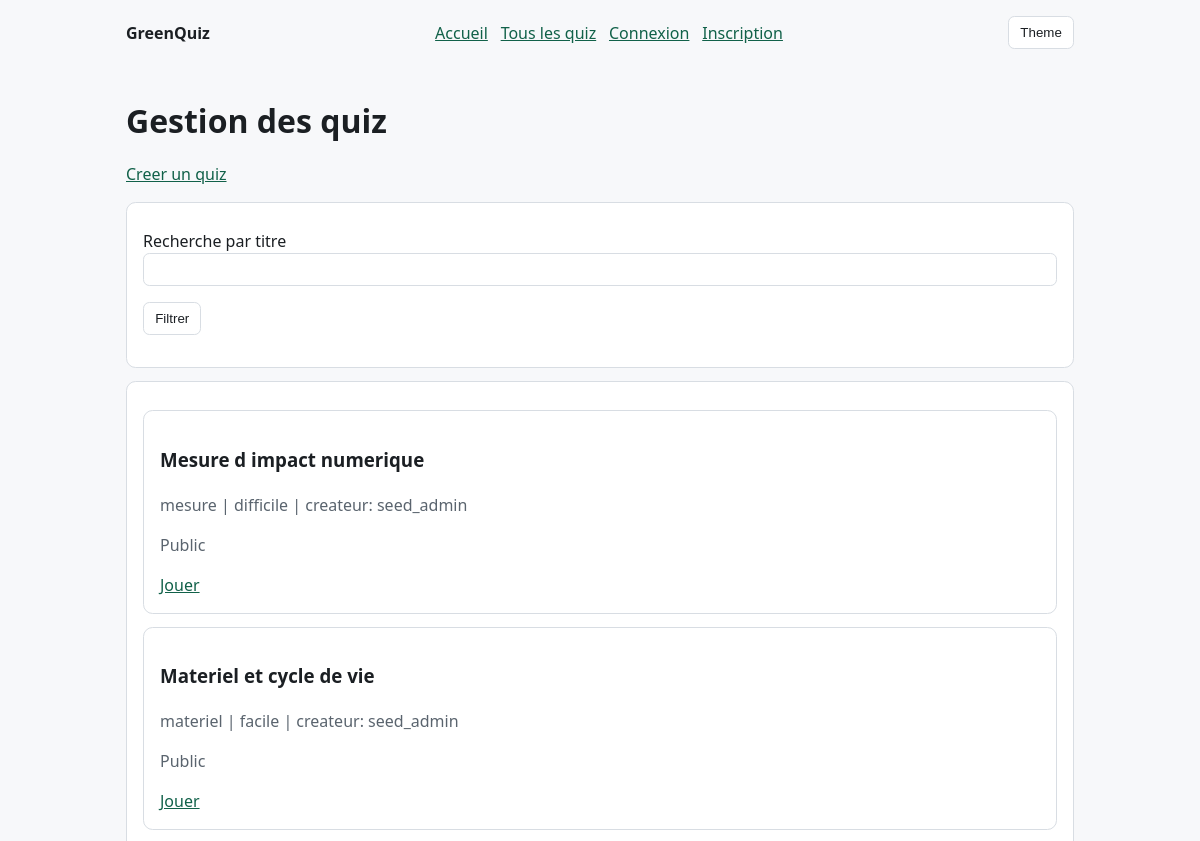
Before: /quizzes (upper part) with the older database file.
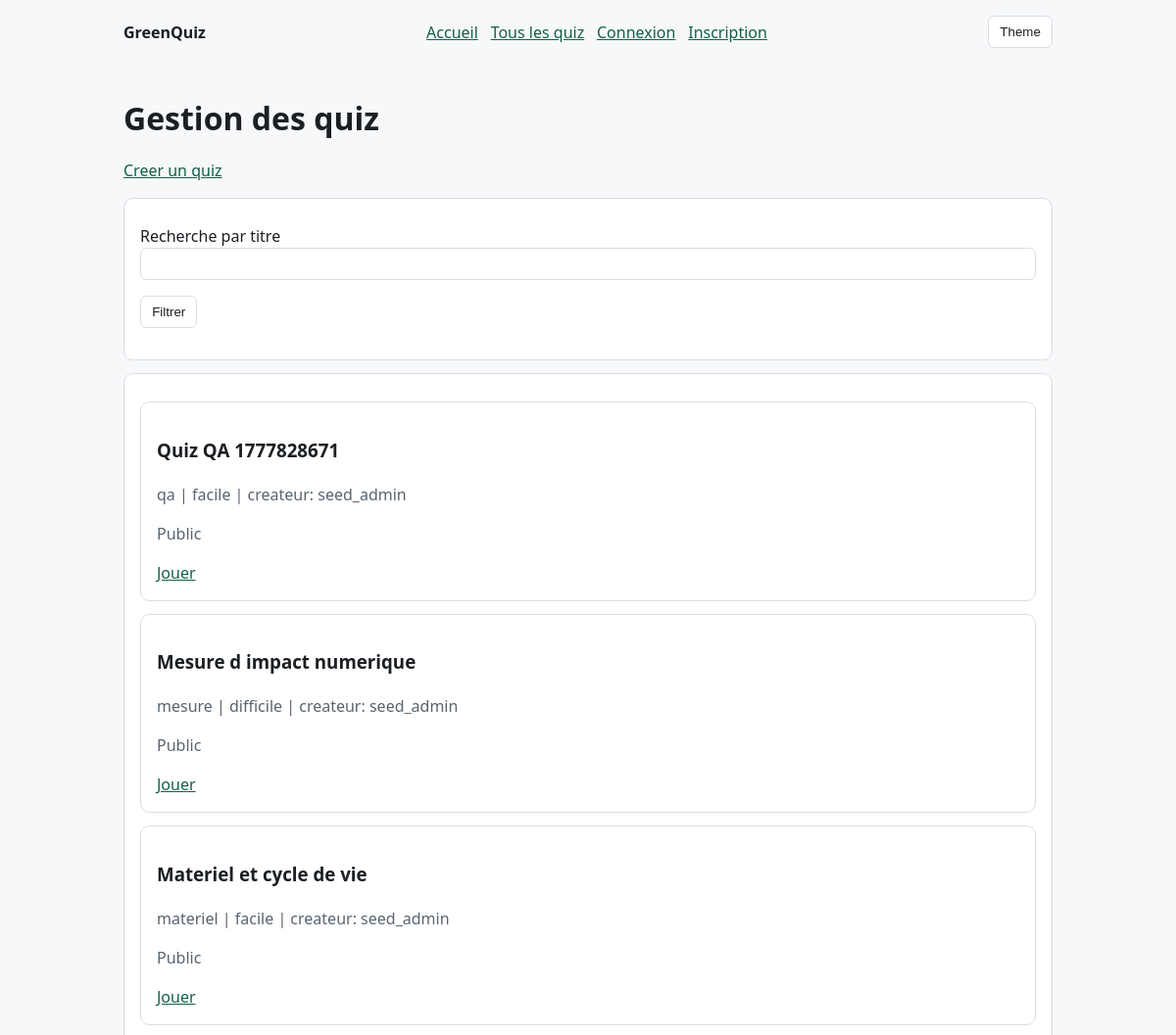
After: the same page with the newer database file.
### tables this page shows
CREATE TABLE quizzes (
            id INTEGER PRIMARY KEY AUTOINCREMENT,
            titre TEXT NOT NULL,
            description TEXT NOT NULL,
            id_createur INTEGER NOT NULL,
            date_creation TEXT NOT NULL DEFAULT CURRENT_TIMESTAMP,
            difficulte TEXT NOT NULL CHECK(difficulte IN ('facile', 'moyen', 'difficile')),
            categorie TEXT NOT NULL,
            est_publique INTEGER NOT NULL DEFAULT 1,
            nombre_questions INTEGER NOT NULL DEFAULT 0,
            FOREIGN KEY(id_createur) REFERENCES users(id) ON DELETE CASCADE
        );

CREATE TABLE users (
        id INTEGER PRIMARY KEY AUTOINCREMENT,
        email TEXT NOT NULL UNIQUE,
        username TEXT NOT NULL,
        password_hash TEXT NOT NULL,
        created_at TEXT NOT NULL DEFAULT CURRENT_TIMESTAMP
    , is_admin INTEGER NOT NULL DEFAULT 0);

### app.py (the view)
@app.route("/quizzes")
def quizzes_list():
    page = parse_page()
    offset = (page - 1) * PAGE_SIZE
    q = request.args.get("q", "").strip().lower()
    user = current_user()
    db = get_db()
    filters: list[str] = []
    params: list[object] = []
    if user and user["is_admin"]:
        filters.append("1 = 1")
    elif user:
        filters.append("(q.est_publique = 1 OR q.id_createur = ?)")
        params.append(user["id"])
    else:
        filters.append("q.est_publique = 1")
    if q:
        filters.append("LOWER(q.titre) LIKE ?")
        params.append(f"%{q}%")
    where = " AND ".join(filters)
    total = db.execute(f"SELECT COUNT(*) AS c FROM quizzes q WHERE {where}", params).fetchone()["c"]
    quizzes = db.execute(
        f"""
        SELECT q.id, q.titre, q.categorie, q.difficulte, q.est_publique, q.id_createur, u.username AS createur
        FROM quizzes q
        JOIN users u ON u.id = q.id_createur
        WHERE {where}
        ORDER BY q.date_creation DESC
        LIMIT ? OFFSET ?
        """,
        (*params, PAGE_SIZE, offset),
    ).fetchall()
    total_pages = max(1, (total + PAGE_SIZE - 1) // PAGE_SIZE)
    return render_template("quizzes_list.html", quizzes=quizzes, page=page, total_pages=total_pages, q=q)

### app.py (called while the page is built)
@app.context_processor
def inject_site_css():
    return {"site_css": SITE_CSS}

def get_db() -> sqlite3.Connection:
    if "db" not in g:
        g.db = sqlite3.connect(DB_PATH)
        g.db.row_factory = sqlite3.Row
    return g.db

def parse_page() -> int:
    raw = request.args.get("page", "1")
    try:
        return max(1, int(raw))
    except ValueError:
        return 1

def current_user():
    uid = session.get("uid")
    if not uid:
        return None
    return get_db().execute(
        "SELECT id, email, username, is_admin FROM users WHERE id = ? LIMIT 1", (uid,)
    ).fetchone()

@app.context_processor
def inject_user():
    return {"user": current_user()}

### templates/quizzes_list.html (shortened to what this page needs)
{% extends 'base.html' %}
{% block content %}
<h1>Gestion des quiz</h1>
<p><a href="{{ url_for('quizzes_new') }}">Creer un quiz</a></p>
<form method="get">
  <label for="q">Recherche par titre</label>
  <input id="q" name="q" value="{{ q }}">
  <p><button type="submit">Filtrer</button></p>
</form>
<section>
  {% if quizzes %}
    {% for quiz in quizzes %}
    <article>
      <h3>{{ quiz['titre'] }}</h3>
      <p class="muted">{{ quiz['categorie'] }} | {{ quiz['difficulte'] }} | createur: {{ quiz['createur'] }}</p>
      <p class="muted">{{ 'Public' if quiz['est_publique'] else 'Prive' }}</p>
      <div class="actions">
        <a href="{{ url_for('quiz_play', quiz_id=quiz['id']) }}">Jouer</a>
      </div>
    </article>
    {% endfor %}
  {% else %}
    <p>Aucun quiz trouve.</p>
  {% endif %}
</section>
{% endblock %}

Changed rows visible on the page:
added quizzes: titre "Quiz QA 1777828671", categorie "qa", difficulte "facile", createur "seed_admin", est_publique "Public"
